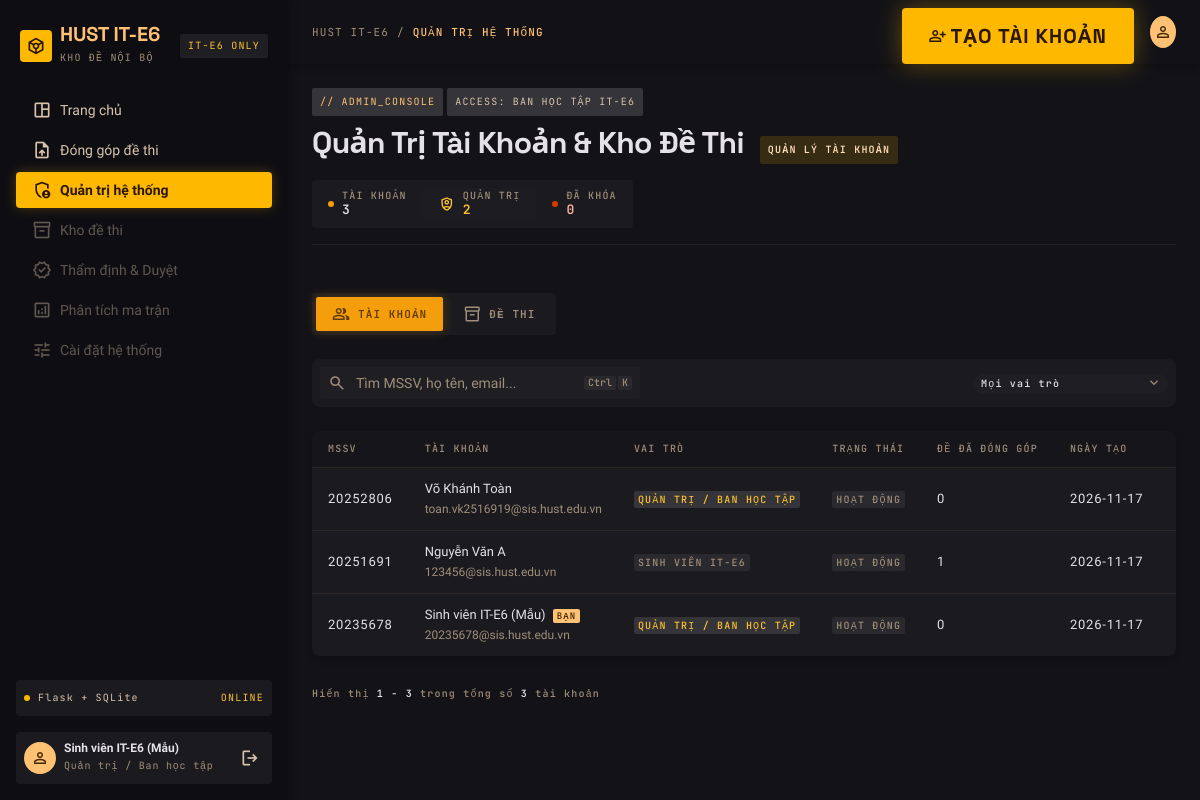
The app's page /admin (signed in) with its own data.
### tables this page shows
CREATE TABLE "User" (
            id            INTEGER PRIMARY KEY AUTOINCREMENT,
            mssv          TEXT UNIQUE,                       -- vd: 20235678
            email         TEXT UNIQUE NOT NULL,              -- vd: 20235678@sis.hust.edu.vn
            password_hash TEXT NOT NULL,
            full_name     TEXT,
            role          TEXT NOT NULL DEFAULT 'student',   -- 'student' | 'admin'
            is_active     INTEGER NOT NULL DEFAULT 1,
            created_at    TEXT NOT NULL DEFAULT CURRENT_TIMESTAMP
        );

### app.py (the view, shortened to what this page needs)
@app.route("/admin")
@admin_required
def admin():
    db = get_db()
    tab = request.args.get("tab", "users")
    if tab not in ("users", "exams"):
        tab = "users"
    q = re.sub(r"\s+", " ", request.args.get("q", "")).strip()[:100]
    role = request.args.get("role", "")
    role = role if role in ROLE_LABELS else ""
    cohort = request.args.get("cohort", "")
    cohort = cohort if cohort in dict(COHORTS) else ""
    subject_id = to_int(request.args.get("subject"), 1, 2 ** 31)
    def link(**over):
        d = {"tab": tab, "q": q, "role": role, "subject": subject_id, "cohort": cohort}
        d.update(over)
        return url_for("admin", **{k: v for k, v in d.items() if v not in (None, "")})
    where, args = [], []
    if tab == "users":
        from_sql = 'FROM "User" u'
        if role:
            where.append("u.role = ?")
            args.append(role)
        if q:
            where.append("(u.email LIKE ? ESCAPE '\\' OR u.mssv LIKE ? ESCAPE '\\' "
                         "OR u.full_name LIKE ? ESCAPE '\\')")
            args += [like_pat(q)] * 3
    where_sql = " AND ".join(where) or "1 = 1"
    total = db.execute(f"SELECT COUNT(*) {from_sql} WHERE {where_sql}", args).fetchone()[0]
    pages = max(1, -(-total // ADMIN_PER_PAGE))
    page = min(max(to_int(request.args.get("page"), 1, 10 ** 6) or 1, 1), pages)
    offset = (page - 1) * ADMIN_PER_PAGE
    if tab == "users":
        rows = db.execute(
            f"""SELECT u.*, (SELECT COUNT(*) FROM Exam x WHERE x.uploader_id = u.id) AS n_exams
                {from_sql} WHERE {where_sql} ORDER BY u.id DESC LIMIT ? OFFSET ?""",
            args + [ADMIN_PER_PAGE, offset]).fetchall()
    ustats = db.execute("""SELECT COUNT(*) AS total,
                                  COALESCE(SUM(role = 'admin'), 0) AS admins,
                                  COALESCE(SUM(is_active = 0), 0) AS locked
                           FROM "User" """).fetchone()
    estats = db.execute("""SELECT COUNT(*) AS total, COALESCE(SUM(f.size_bytes), 0) AS size
                           FROM Exam e JOIN ExamFile f ON f.id = e.file_id""").fetchone()
    return render_template(
        "admin.html", tab=tab, rows=rows, q=q, role=role, cohort=cohort, subject_id=subject_id,
        link=link, total=total, page=page, pages=pages, pages_nav=page_window(page, pages),
        first=offset + 1 if total else 0, last=offset + len(rows),
        ustats=ustats, estats=estats, role_labels=ROLE_LABELS,
        cohorts=COHORTS, scales=GRADING_SCALES,
        subjects=db.execute("SELECT id, name FROM Subject ORDER BY id").fetchall(),
        sources=db.execute("SELECT id, name FROM Source ORDER BY id").fetchall(),
    )

### app.py (called while the page is built, shortened)
def get_db():
    if "db" not in g:
        g.db = sqlite3.connect(DATABASE)
        g.db.row_factory = sqlite3.Row
    return g.db

@login_manager.user_loader
def load_user(user_id):
    row = get_db().execute('SELECT * FROM "User" WHERE id = ?', (user_id,)).fetchone()
    user = User(row) if row else None
    return user if user and user.is_active else None

def csrf_token():
    if "_csrf" not in session:
        session["_csrf"] = secrets.token_hex(16)
    return session["_csrf"]

@app.after_request
def security_headers(resp):
    resp.headers.setdefault("X-Content-Type-Options", "nosniff")
    resp.headers.setdefault("X-Frame-Options", "SAMEORIGIN")
    resp.headers.setdefault("Referrer-Policy", "same-origin")
    return resp

def page_window(page, pages):
    if pages <= 7:
        return list(range(1, pages + 1))

def to_int(value, lo, hi):
    try:
        n = int(str(value).strip())
    except (TypeError, ValueError):
        return None
    return n if lo <= n <= hi else None

def admin_required(fn):
    @wraps(fn)
    def wrapper(*args, **kwargs):
        if not current_user.is_admin:
            if is_api():
                return jerr("Bạn không có quyền thực hiện thao tác này.", 403)
            abort(403)
        return fn(*args, **kwargs)
    return login_required(wrapper)

    @property
    def is_active(self):
        return self._active

    @property
    def is_admin(self):
        return self.role == "admin"

    @property
    def display_name(self):
        return self.full_name or self.email

    @property
    def role_label(self):
        return ROLE_LABELS.get(self.role, self.role)

### templates/admin.html (shortened to what this page needs)
{% extends "base_app.html" %}
{% block crumbs %}
  <span>HUST IT-E6</span><span class="sep">/</span><span class="is-current">Quản trị hệ thống</span>
{% endblock %}
{% block actions %}
  {% if tab == 'users' %}
  <button class="btn-primary vt-add" type="button" id="newUserBtn">
    <span class="material-symbols-outlined icon-18">person_add</span><span>Tạo tài khoản</span>
  </button>
  {% endif %}
{% endblock %}
{% block content %}
<div class="vault admin" id="admin"
     data-user-create="{{ url_for('api_admin_user_create') }}"
     data-user-item="{{ url_for('api_admin_user_update', user_id=0) }}"
     data-exam-item="{{ url_for('api_admin_exam_update', exam_id=0) }}">
  <div class="page-head">
    <div class="page-head__left">
      <div class="tag-row">
        <span class="chip chip--plain c-accent-soft">// ADMIN_CONSOLE</span>
        <span class="chip chip--plain">ACCESS: BAN HỌC TẬP IT-E6</span>
      </div>
      <div class="page-head__title">
        <h1>Quản Trị Tài Khoản &amp; Kho Đề Thi</h1>
        <div class="tag-row">
          <span class="chip chip--accent">{{ 'QUẢN LÝ TÀI KHOẢN' if tab == 'users' else 'QUẢN LÝ ĐỀ THI' }}</span>
        </div>
      </div>
    </div>
    <div class="vt-stats">
      {% if tab == 'users' %}
      <div class="vt-stat"><span class="vt-dot"></span>
        <div><span class="vt-stat__label">TÀI KHOẢN</span><strong>{{ ustats.total }}</strong></div></div>
      <div class="vt-stat vt-stat--mid"><span class="material-symbols-outlined icon-16 vt-c-tertiary">shield_person</span>
        <div><span class="vt-stat__label">QUẢN TRỊ</span><strong class="vt-c-tertiary">{{ ustats.admins }}</strong></div></div>
      <div class="vt-stat"><span class="vt-dot vt-dot--danger"></span>
        <div><span class="vt-stat__label">ĐÃ KHÓA</span><strong class="vt-c-secondary">{{ ustats.locked }}</strong></div></div>
      {% endif %}
    </div>
  </div>
  <nav class="ad-tabs" aria-label="Khu vực quản trị">
    <a class="ad-tab {{ 'is-active' if tab == 'users' }}"
       href="{{ link(tab='users', q=None, role=None, subject=None, cohort=None, page=None) }}">
      <span class="material-symbols-outlined icon-18">group</span><span>Tài khoản</span>
    </a>
    <a class="ad-tab {{ 'is-active' if tab == 'exams' }}"
       href="{{ link(tab='exams', q=None, role=None, subject=None, cohort=None, page=None) }}">
      <span class="material-symbols-outlined icon-18">inventory_2</span><span>Đề thi</span>
    </a>
  </nav>
  <form class="vt-toolbar" method="get" action="{{ url_for('admin') }}">
    <div class="vt-search">
      <input id="adminSearch" name="q" type="text" value="{{ q }}" maxlength="100" autocomplete="off"
             placeholder="{{ 'Tìm MSSV, họ tên, email...' if tab == 'users' else 'Tìm mã kho, tên đề, người đóng góp...' }}">
      <span class="vt-search__keys"><kbd>Ctrl</kbd><kbd>K</kbd></span>
    </div>
    <div class="vt-filters">
      <div class="vt-selects">
        {% if tab == 'users' %}
        <div class="vt-select">
          <select name="role" data-autosubmit aria-label="Lọc theo vai trò">
            <option value="">Mọi vai trò</option>
          </select>
        </div>
        {% endif %}
      </div>
    </div>
  </form>
  {% if rows %}
  <div class="ad-tablewrap">
    {% if tab == 'users' %}
    <table class="ad-table">
      <thead><tr>
        <th>MSSV</th><th>Tài khoản</th><th>Vai trò</th><th>Trạng thái</th>
        <th>Đề đã đóng góp</th><th>Ngày tạo</th><th></th>
      </tr></thead>
      <tbody>
        {% for u in rows %}
        {% set me = (u.id == current_user.id) %}
        <tr data-id="{{ u.id }}" data-mssv="{{ u.mssv or '' }}" data-email="{{ u.email }}"
            data-name="{{ u.full_name or '' }}" data-role="{{ u.role }}" data-active="{{ u.is_active }}">
          <td class="ad-mono">{{ u.mssv or '—' }}</td>
          <td class="ad-name">
            <strong>{{ u.full_name or '—' }}{% if me %} <span class="ad-me">BẠN</span>{% endif %}</strong>
            <span class="ad-sub">{{ u.email }}</span>
          </td>
          <td><span class="vt-badge {{ 'is-published' if u.role == 'admin' else 'is-draft' }}">{{ role_labels[u.role]|upper }}</span></td>
          <td><span class="vt-badge {{ 'is-draft' if u.is_active else 'is-pending' }}">{{ 'HOẠT ĐỘNG' if u.is_active else 'ĐÃ KHÓA' }}</span></td>
          <td class="ad-mono">{{ u.n_exams }}</td>
          <td class="ad-mono">{{ u.created_at[:10] }}</td>
          <td class="ad-act">
          </td>
        </tr>
        {% endfor %}
      </tbody>
    </table>
    {% endif %}
  </div>
  {% endif %}
  <footer class="vt-foot">
    <div>Hiển thị <b>{{ first }} - {{ last }}</b> trong tổng số <b>{{ total }}</b> {{ 'tài khoản' if tab == 'users' else 'đề thi' }}</div>
  </footer>
</div>
{% endblock %}

### templates/base_app.html (shortened to what this page needs)
<!DOCTYPE html>
<html lang="vi">
<head>
  <link rel="stylesheet" href="{{ url_for('static', filename='css/style.css') }}">
  <link rel="stylesheet" href="{{ url_for('static', filename='css/app.css') }}">
</head>
<body class="app">
  <aside class="sidebar" id="sidebar">
    <div class="sidebar__top">
      <div class="sidebar__brand">
        <div class="sidebar__brand-left">
          <div class="logo-box"><span class="material-symbols-outlined icon-20">token</span></div>
          <div class="sidebar__brand-text">
            <strong>HUST IT-E6</strong>
            <span>KHO ĐỀ NỘI BỘ</span>
          </div>
        </div>
        <span class="chip" style="color:var(--warn)">IT-E6 ONLY</span>
      </div>
      <nav class="nav" aria-label="Điều hướng">
        <a class="nav__item {{ 'is-active' if request.endpoint == 'dashboard' }}" href="{{ url_for('dashboard') }}">
          <span class="material-symbols-outlined icon-20">space_dashboard</span><span>Trang chủ</span>
        </a>
        <a class="nav__item {{ 'is-active' if request.endpoint == 'contribute' }}" href="{{ url_for('contribute') }}">
          <span class="material-symbols-outlined icon-20">upload_file</span><span>Đóng góp đề thi</span>
        </a>
        {% if current_user.is_admin %}
        <a class="nav__item {{ 'is-active' if request.endpoint == 'admin' }}" href="{{ url_for('admin') }}">
          <span class="material-symbols-outlined icon-20">admin_panel_settings</span><span>Quản trị hệ thống</span>
        </a>
        {% endif %}
        <span class="nav__item is-disabled" aria-disabled="true" title="Chưa mở">
          <span class="material-symbols-outlined icon-20">inventory_2</span><span>Kho đề thi</span>
        </span>
        <span class="nav__item is-disabled" aria-disabled="true" title="Chưa mở">
          <span class="material-symbols-outlined icon-20">verified</span><span>Thẩm định &amp; Duyệt</span>
        </span>
        <span class="nav__item is-disabled" aria-disabled="true" title="Chưa mở">
          <span class="material-symbols-outlined icon-20">analytics</span><span>Phân tích ma trận</span>
        </span>
        <span class="nav__item is-disabled" aria-disabled="true" title="Chưa mở">
          <span class="material-symbols-outlined icon-20">tune</span><span>Cài đặt hệ thống</span>
        </span>
      </nav>
    </div>
    <div class="sidebar__bottom">
      <div class="side-card side-card--row">
        <div class="inline-row"><span class="pulse-dot"></span><span>Flask + SQLite</span></div>
        <span style="color:var(--warn);font-family:var(--font-mono);font-size:10px;letter-spacing:.12em">ONLINE</span>
      </div>
      <div class="side-card side-card--row">
        <div class="side-user">
          <div class="avatar"><span class="material-symbols-outlined icon-18">person</span></div>
          <div class="side-user__text">
            <strong>{{ current_user.display_name }}</strong>
            <span>{{ current_user.role_label }}</span>
          </div>
        </div>
        <form method="POST" action="{{ url_for('logout') }}">
          <button class="icon-btn" type="submit" title="Đăng xuất" aria-label="Đăng xuất">
            <span class="material-symbols-outlined icon-20">logout</span>
          </button>
        </form>
      </div>
    </div>
  </aside>
  <div class="app-main">
    <header class="topbar">
      <div class="topbar__left">
        <div class="crumbs">{% block crumbs %}<span>HUST IT-E6</span>{% endblock %}</div>
      </div>
      <div class="topbar__right">
        {% block actions %}{% endblock %}
        <div class="avatar"><span class="material-symbols-outlined icon-18">person</span></div>
      </div>
    </header>
    <main class="workspace">
      {% block content %}{% endblock %}
    </main>
  </div>
</body>
</html>

### records on screen
User: display_name "Sinh viên IT-E6 (Mẫu)", mssv "20235678", full_name "Sinh viên IT-E6 (Mẫu)", shows "BẠN", email "20235678@sis.hust.edu.vn", role "QUẢN TRỊ / BAN HỌC TẬP", is_active "HOẠT ĐỘNG", n_exams "0", created_at "2026-11-17"
User: mssv "20252806", full_name "Võ Khánh Toàn", email "toan.vk2516919@sis.hust.edu.vn", role "QUẢN TRỊ / BAN HỌC TẬP", is_active "HOẠT ĐỘNG", n_exams "0", created_at "2026-11-17"
User: mssv "20251691", full_name "Nguyễn Văn A", email "123456@sis.hust.edu.vn", role "SINH VIÊN IT-E6", is_active "HOẠT ĐỘNG", n_exams "1", created_at "2026-11-17"

### other values on screen
{{ current_user.role_label }} "Quản trị / Ban học tập"
{{ 'QUẢN LÝ TÀI KHOẢN' if tab == 'users' else 'QUẢN LÝ ĐỀ THI' }} "QUẢN LÝ TÀI KHOẢN"
{{ ustats.total }} "3"
{{ ustats.admins }} "2"
{{ ustats.locked }} "0"
{{ first }} "1"
{{ last }} "3"
{{ total }} "3"
{{ 'tài khoản' if tab == 'users' else 'đề thi' }} "tài khoản"
